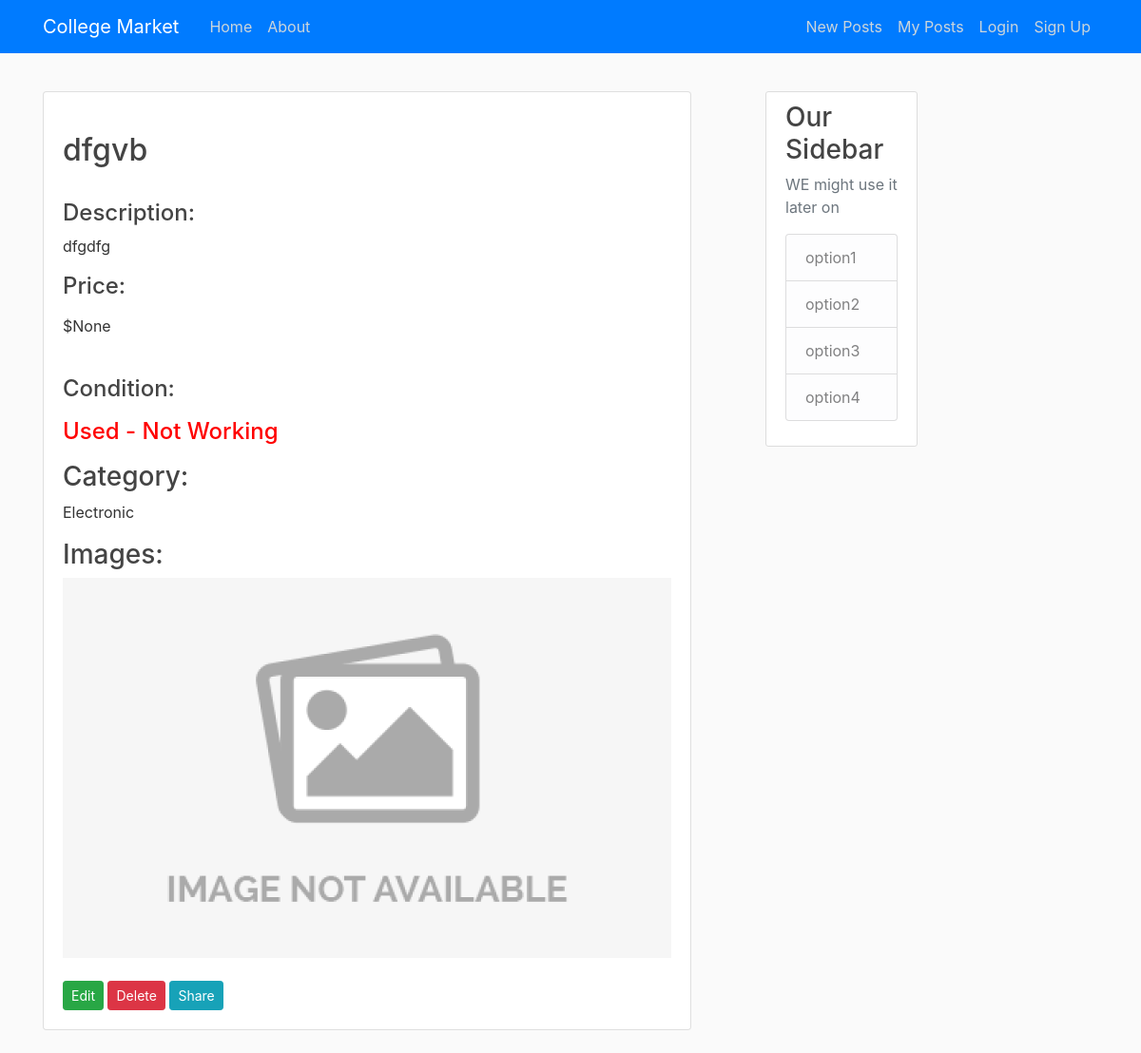
The page /post/dfgvb/ on the database its author committed.
### posts/models.py (models this page shows, shortened)
class Post(models.Model):
    title = models.CharField(max_length=255)
    body = models.TextField(null=True)
    slug = models.SlugField(null=False, unique=True)
    updated_on = models.DateTimeField(auto_now= True)
    created_on = models.DateTimeField(auto_now_add=True, null=True)
    category = models.IntegerField(choices=CATEGORY, default=0)
    cover = models.ImageField(upload_to='images/', null=True , blank=True)
    condition = models.IntegerField(choices=CONDITION , default = 4)
    price = models.FloatField(null=True ,blank=True)
    class Meta:
        ordering = ['-created_on']

### posts/views.py (the view)
# urls.py: re_path(r'^(?P<slug>[-\w]+)/', PostDetailView.as_view(), name='post_detail'),
class PostDetailView(DetailView):
    model = Post
    template_name = 'home_page/post_detail.html'

### templates/home_page/post_detail.html
{% extends 'home_page/base.html' %}
{% block content2 %}
<div class="container">
    <div class="row">
      <div class="col-md-14 mt-3 left">
        <div class="card mb-4">
          <div class="card-body">
            <h2 class="pt-3-half" contenteditable="true" class="card-title">{{ object.title }}</h2>
            <br>
            <h4>Description:</h4>
            <p class="pt-6-half" contenteditable="true" class="card-text text-muted h6">{{ object.body }}</p>
            <p><h4>Price:</h4></p>
            <span>&#36;</span><span class="pt-6-half" contenteditable="true" class="card-text text-muted h6">{{ object.price }}</span>
            <br><br>
            <p><h4>Condition:<h4></p>
            {% if object.get_condition_display == 'Used - Not Working' %}
            <p class="pt-6-half" class="card-text text-muted h6"><font color="red">{{ object.get_condition_display }}</font></p>
            {% elif object.get_condition_display == 'Used - working' %}
            <p class="pt-6-half" class="card-text text-muted h6"><font color="#b38f00">{{ object.get_condition_display }}</font></p>
            {% elif object.get_condition_display == 'Brand New' %}
            <p class="pt-6-half" class="card-text text-muted h6"><font color="green">{{ object.get_condition_display }}</font></p>
            {% elif object.get_condition_display == 'Used - Like New' %}
            <p class="pt-6-half" class="card-text text-muted h6"><font color="#0099cc	">{{ object.get_condition_display }}</font></p>
            {% elif object.get_condition_display == 'Used - Good' %}
            <p class="pt-6-half" class="card-text text-muted h6"><font color="##9900cc	">{{ object.get_condition_display }}</font></p>
            {% endif %}
            <h3>Category:</h3>
            <p class="pt-6-half" class="card-text text-muted h6">{{ object.get_category_display }}</p>
            <h3>Images:</h3>
            {% if object.cover %}
            <img src="{{ object.cover.url}}" alt="{{ object.title }}" style="float:center;width:50%;height:100%;object-fit:cover;">
            {% else %}
            <img src="/media/images/no-image-available-icon-6.jpg" />
            {% endif %}
            <br><br>
            <a type="button" class="btn btn-success btn-rounded btn-sm my-0" href="{% url 'edit_post' post.slug %}">Edit</a>
            <button type="button" class="btn btn-danger btn-rounded btn-sm my-0" >Delete</button>
            <button type="button" class="btn btn-info btn-rounded btn-sm my-0">Share</button>
        </div>
      </div>
    </div>
  </div>
</div>
{% endblock %}

### home_page/static/home/main.css (style rules this page uses)
body { background: #fafafa; color: #333333; margin-top: 5rem; }
h1, h2, h3, h4, h5, h6 { color: #444444; }
.pt-3-half { padding-top: 1.4rem; }

### rows shown on the page
Post: title "dfgvb", body "dfgdfg", price "None", condition "Used - Not Working", category "Electronic"
